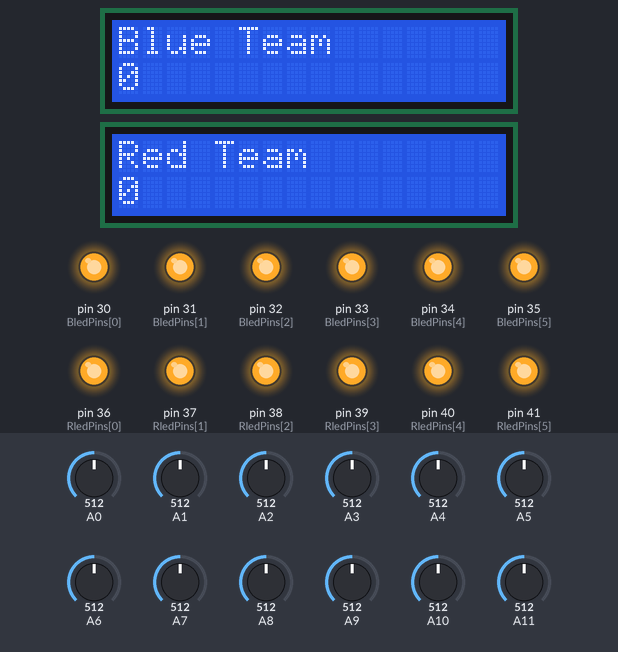
The sketch below on a simulated Arduino Mega 2560, built with avr-gcc and run on an emulated ATmega2560. On the bench: 2 × 16×2 character LCD, output pins drawn as LEDs (lit = HIGH). Inputs (shaded band) come from the test bench; at power-on: A0 = 512, A1 = 512, A3 = 512, A2 = 512, A4 = 512, A5 = 512, A6 = 512, A7 = 512, A8 = 512, A9 = 512, A10 = 512, A11 = 512.

Above: at 1.3 s.
1.4 s: A0 set to 583
2.9 s: A0 set to 619
At 4.0 s:
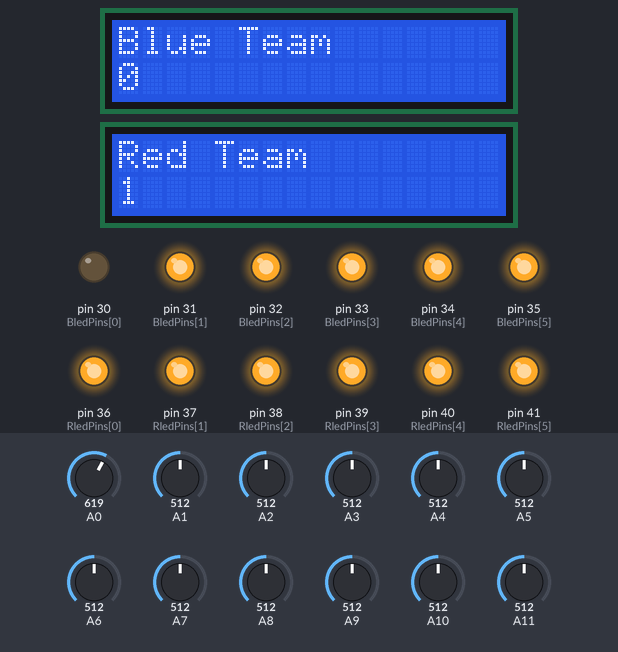
4.6 s: A1 set to 587
6.1 s: A1 set to 619
At 7.0 s:
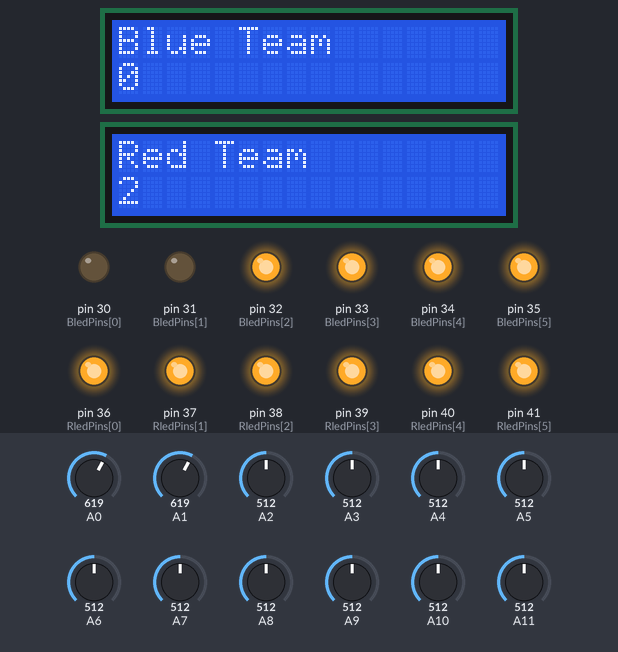
7.6 s: A3 set to 584
9.1 s: A3 set to 618
At 10.0 s:
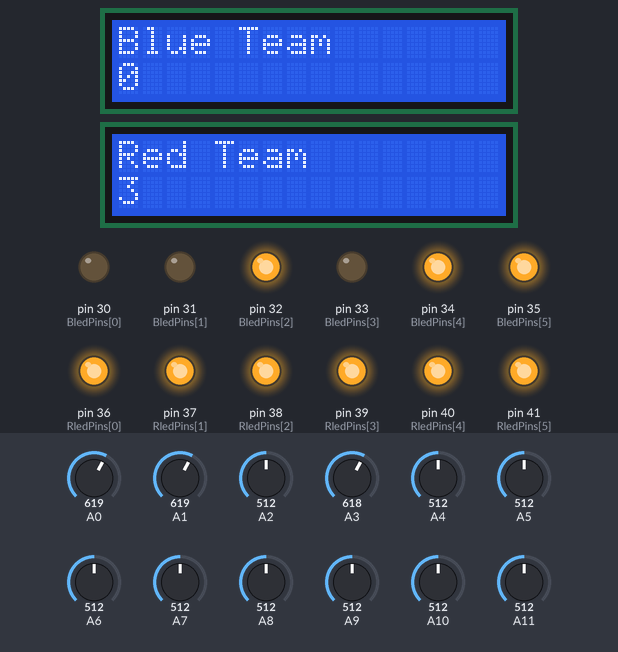
Timing chart, 0 to 11.6 s (numbered marks = the images above; inputs shaded):
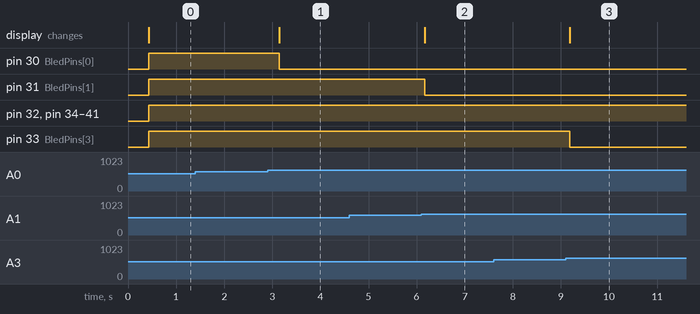

Measured:
- the behaviour switches between 600 and 601 on A0 (found by bisection; images 0 and 1)
- the behaviour switches between 600 and 601 on A1 (found by bisection; images 1 and 2)
- the behaviour switches between 600 and 601 on A3 (found by bisection; images 2 and 3)
- after the input at 1.4 s, every drawn part: stays the same
- after the input at 2.9 s, pin 30 (BledPins[0]): HIGH → LOW after 0.25 s; the display: changes after 0.25 s (image 1)
- after the input at 4.6 s, every drawn part: stays the same
- after the input at 6.1 s, pin 31 (BledPins[1]): HIGH → LOW after 0.07 s; the display: changes after 0.07 s (image 2)
- after the input at 7.6 s, every drawn part: stays the same
- after the input at 9.1 s, pin 33 (BledPins[3]): HIGH → LOW after 0.09 s; the display: changes after 0.09 s (image 3)

The sketch:

Master_Code.ino
```cpp
/* This code is for a 6-cup beer pong table, using photoresisitors underneath the cups to tell
when a cup has been hit or not. The outcome of this then determines the score on LCD screens
for each team and which LEDs will be turned on.

LED Pins: 30-41 inclusive (digital out)
Photocell Pins: A0-A11 inclusive (analog in)

*/


int timer = 300;   // The higher the number, the slower the timing.
int LightThresh = 600;  // Voltage threshold (mV) for the photoresistors

// Initialize LED and Photoresistor pins on the arduino board
int BledPins[] = {30, 31, 32, 33, 34, 35};
int RledPins[] = {36, 37, 38, 39, 40, 41};
int ledCount = 6;
int BphotoPins[] = {0, 1, 2, 3, 4, 5};
int RphotoPins[] = {6, 7, 8, 9, 10, 11};
int BphotocellReading[] = {0, 0, 0, 0, 0, 0};
int RphotocellReading[] = {0, 0, 0, 0, 0, 0};
int Bscore[] = {0,0,0,0,0,0};  // Score set to zero
int Rscore[] = {0,0,0,0,0,0};


#include <LiquidCrystal.h>      // include the library code
// initialize the library with the numbers of the interface pins
LiquidCrystal lcd1(44, 45, 46, 47, 48, 49);
LiquidCrystal lcd2(44, 50, 46, 47, 48, 49);


void setup() {
  // the array elements are numbered from 0 to (pinCount - 1).
  // use a for loop to initialize each pin as an output or an input:
  lcd1.begin(16, 2);
  lcd2.begin(16, 2);

  lcd1.print("Blue Team");
  lcd2.print("Red Team");


  for (int thisPin = 0; thisPin < ledCount; thisPin++)  {
    pinMode(BledPins[thisPin], OUTPUT);
    pinMode(RledPins[thisPin], OUTPUT);
  }

  for (int thisPin = 0; thisPin < ledCount; thisPin++)  {
    pinMode(BphotoPins[thisPin], INPUT);
    pinMode(RphotoPins[thisPin], INPUT);
  }

}


void loop() {
  delay(timer);

  // Read the analog voltage values from the photoresistors (proportional to the amount of light)
  for (int thisPin = 0; thisPin < ledCount; thisPin++) {
  BphotocellReading[thisPin] = analogRead(BphotoPins[thisPin]);
  RphotocellReading[thisPin] = analogRead(RphotoPins[thisPin]);
  }

  // loop from the lowest pin to the highest:
  for (int thisPin = 0; thisPin < ledCount; thisPin++) {
    // turn the pin on:
   Bscore[thisPin]=0;
   Rscore[thisPin]=0;
    if (BphotocellReading[thisPin] > LightThresh)
   {
    Rscore[thisPin]=Rscore[thisPin]+1;
    digitalWrite(BledPins[thisPin], LOW);
    // turn the pin off:
   }
 else
 {
    digitalWrite(BledPins[thisPin], HIGH);
 }


if (RphotocellReading[thisPin] > LightThresh)
   {
    Bscore[thisPin]=Bscore[thisPin]+1;
    digitalWrite(RledPins[thisPin], LOW);
    // turn the pin off:
   }
 else
 {
    digitalWrite(RledPins[thisPin], HIGH);
 }

  }

lcd1.setCursor(0, 1);
lcd2.setCursor(0,1);

lcd1.print(Bscore[0]+Bscore[1]+Bscore[2]+Bscore[3]+Bscore[4]+Bscore[5]);
lcd2.print(Rscore[0]+Rscore[1]+Rscore[2]+Rscore[3]+Rscore[4]+Rscore[5]);


}
```
